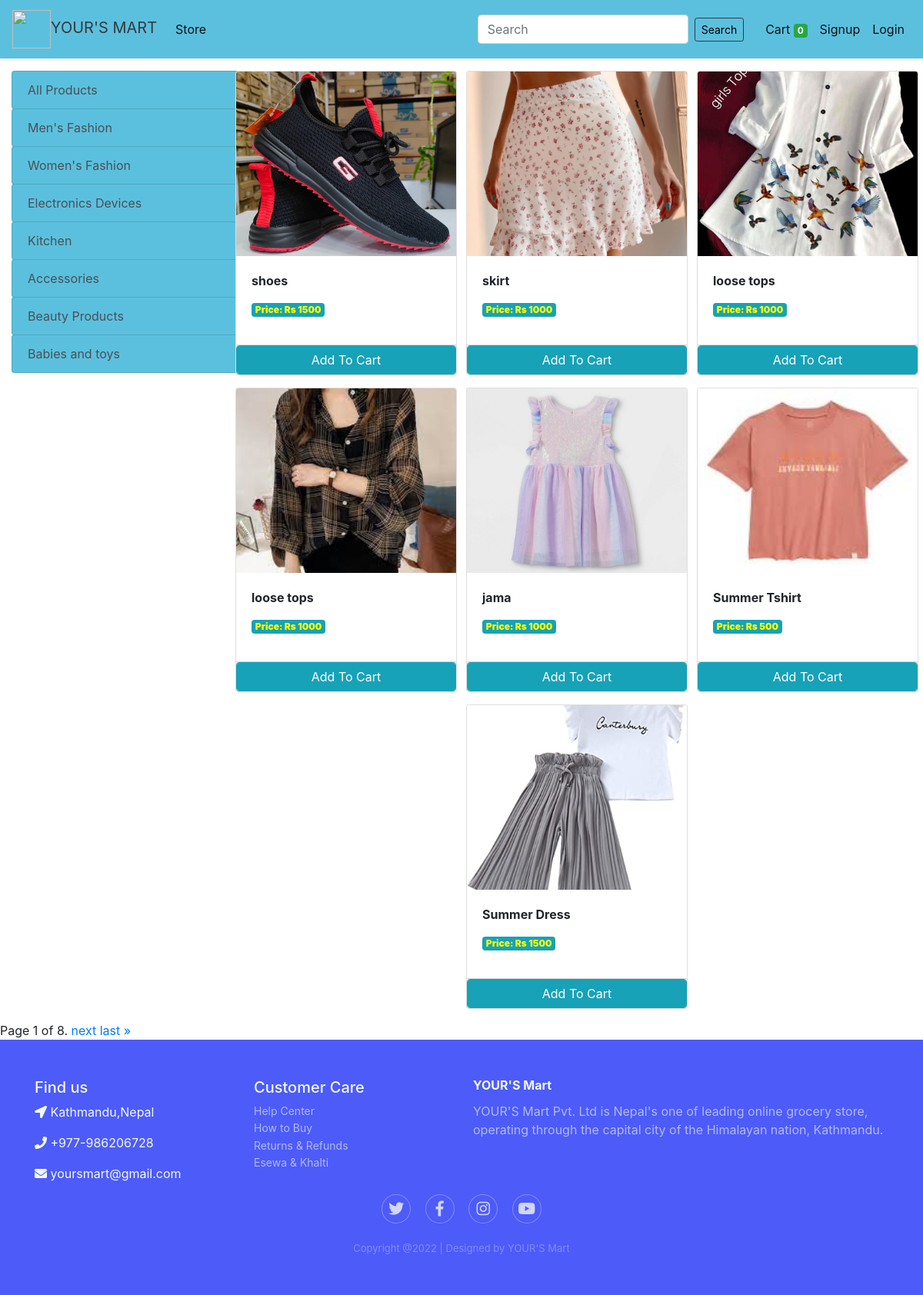
The app's page /store?category=2 with its own data.
### store/models.py (models this page shows, shortened)
class Category(models.Model):
    name= models.CharField(max_length=50)
    @staticmethod
    def get_all_categories():
        return Category.objects.all()

class Products(models.Model):
    name = models.CharField(max_length=60)
    price= models.IntegerField(default=0)
    category= models.ForeignKey(Category,on_delete=models.CASCADE,default=1 )
    description= models.CharField(max_length=250, default='', blank=True, null= True)
    image= models.ImageField()
    @staticmethod
    def get_all_products_by_categoryid(category_id):
        if category_id:
            return Products.objects.filter (category=category_id)
        else:
            return Products.get_all_products();

### store/views.py (the view)
# urls.py: path("",include('store.urls')),
def store(request):
    cart = request.session.get('cart')
    if not cart:
        request.session['cart'] = {}
    products = None
    categories = Category.get_all_categories()
    categoryID = request.GET.get('category')
    if categoryID:
        products = Products.get_all_products_by_categoryid(categoryID)
    else:
        products = Products.get_all_products()
    paginator = Paginator(Products.objects.all().order_by('id'), 3) # Show 12 contacts per page.
    page_number = request.GET.get('page')
    page_obj = paginator.get_page(page_number)
    print(paginator)
    print(page_number)
    print( page_obj)
    data = {}
    data['products'] = products
    data['categories'] = categories
    data['page_obj'] = page_obj
    print('you are : ', request.session.get('email'))
    return render(request, 'store/index.html', data)

### store/templatetags/cart.py (called while the page is built)
@register.filter (name='is_in_cart')
def is_in_cart(product, cart):
    keys = cart.keys ()
    for id in keys:
        if int (id) == product.id:
            return True
    return False;

### store/templatetags/custom_filter.py (called while the page is built)
@register.filter(name='currency')
def currency(number):
    return "Rs "+str(number)

### templates/store/index.html (shortened to what this page needs)
{% extends 'store/base.html' %}
{% block content %}
{% load static %}
{% load cart %}
{% load custom_filter %}
<div class="container-fluid mt-3">
	<div class="row">
		<div class="col-lg-3 mx-auto">
			<div class="list-group">
				<a href="/" class="list-group-item list-group-item-action btn btn-outline-info">All Products</a>
				{% for category in categories %}
				<a href="/?category={{category.id}}"
					class="list-group-item list-group-item-action btn btn-outline-info ">{{category.name}}</a>
				{% endfor %}
			</div>
		</div>
		<div id='products' class="col-lg-9 mx-auto">
			<div class="row mx-small">
				{% for product in products %}
				<div class="card mx-auto mb-3" id={{product.id}} style="width: 18rem;">
					<img class="card-img-top" src="{{product.image.url}}" alt="Card image cap">
					<div class="card-body">
						<p class="card-title"><b>{{product.name}}</b></p>
						<p class="badge badge-info"><b>Price: {{product.price|currency}}</b></p>
					</div>
					<div class="card-footer p-0 no-gutters">
						{% if product|is_in_cart:request.session.cart %}
						<div class="row no-gutters">
							<form action="/#{{product.id}}" class="col-2 " method="post">
								{% csrf_token %}
								<input hidden type="text" name='product' value='{{product.id}}'>
								<input hidden type="text" name='remove' value='True'>
								<input type="submit" value=" - " class="btn btn-block btn-info border-right">
							</form>
							<div class="text-center col btn btn-info">{{product|cart_quantity:request.session.cart}} in Cart</div>
							<form action="/#{{product.id}}" class="col-2 " method="post">
								{% csrf_token %}
								<input hidden type="text" name='product' value='{{product.id}}'>
								<input type="submit" value=" + " class="btn btn-block btn-info border-left">
							</form>
						</div>
						{% else %}
						<form action="/#{{product.id}}" method="POST" class="btn-block">
							<input type="submit" class="float-right btn btn-info form-control"
								value="Add To Cart">
						</form>
						{% endif %}
					</div>
				</div>
				{% endfor %}
			</div>
		</div>
	</div>
</div>
<div class="pagination">
	<span class="step-links">
		<span class="current">
			Page {{ page_obj.number }} of {{ page_obj.paginator.num_pages }}.
		</span>
		{% if page_obj.has_next %}
			<a href="?page={{ page_obj.next_page_number }}">next</a>
			<a href="?page={{ page_obj.paginator.num_pages }}">last &raquo;</a>
		{% endif %}
	</span>
</div>
{% endblock %}

### static/css/style.css (style rules this page uses)
.container-fluid .list-group { width: 300px; }
.container-fluid .list-group a { background-color: #5bc0de; }
#products .card .card-img-top { width: 100%; height: 20vw; object-fit: cover; }
#products .card .badge { color: yellow; }

### records on screen
Category: name "Men's Fashion"
Category: name "Women's Fashion"
Category: name "Electronics Devices"
Category: name "Kitchen"
Category: name "Accessories"
Category: name "Beauty Products"
Category: name "Babies and toys"
Products: image (picture), name "shoes", price "Rs 1500"
Products: image (picture), name "skirt", price "Rs 1000"
Products: image (picture), name "loose tops", price "Rs 1000"
Products: image (picture), name "loose tops", price "Rs 1000"
Products: image (picture), name "jama", price "Rs 1000"
Products: image (picture), name "Summer Tshirt", price "Rs 500"
Products: image (picture), name "Summer Dress", price "Rs 1500"

### other values on screen
{{ request.session.cart.keys|length }} "0"
{{ page_obj.number }} "1"
{{ page_obj.paginator.num_pages }} "8"
